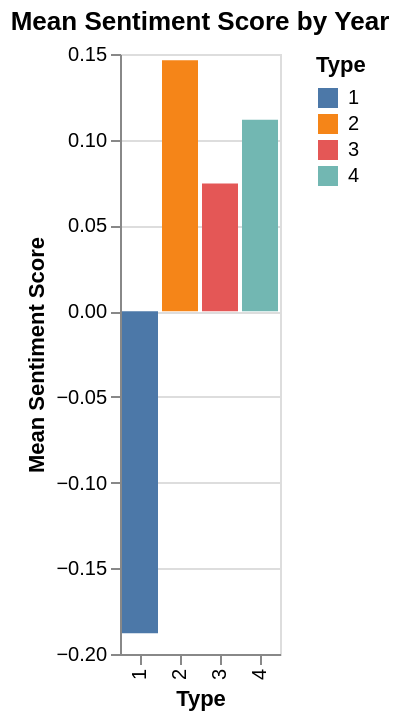

The notebook cell saved with this chart:
### Code cell
import altair as alt

# Prepare data for mean sentiment score by year
dfg_year = df_output.groupby('Class Index')['sentiment_score'].mean().reset_index()
dfg_year['Class Index'] = dfg_year['Class Index'].astype(str).str.replace(r'\.0$', '', regex=True)

# Create the Altair bar chart for Sentiment Score by Year
chart_year = alt.Chart(dfg_year).mark_bar().encode(
    x=alt.X('Class Index:N', title='Type'), # Use :N for nominal (categorical) data
    y=alt.Y('sentiment_score:Q', title='Mean Sentiment Score'),
    color=alt.Color('Class Index:N', legend=alt.Legend(title="Type")),
    tooltip=['Class Index', 'sentiment_score']
).properties(
    title='Mean Sentiment Score by Year'
).interactive()

chart_year

### Figure 1 — Vega-Lite specification as saved in the notebook (floating-point values rounded to 4 significant figures)
{"config": {"view": {"continuousWidth": 300, "continuousHeight": 300}}, "data": {"name": "data-dad3981e4edbd4457d2d6345e1588c88"}, "mark": {"type": "bar"}, "encoding": {"color": {"field": "Class Index", "legend": {"title": "Type"}, "type": "nominal"}, "tooltip": [{"field": "Class Index", "type": "nominal"}, {"field": "sentiment_score", "type": "quantitative"}], "x": {"field": "Class Index", "title": "Type", "type": "nominal"}, "y": {"field": "sentiment_score", "title": "Mean Sentiment Score", "type": "quantitative"}}, "params": [{"name": "param_1", "select": {"type": "interval", "encodings": ["x", "y"]}, "bind": "scales"}], "title": "Mean Sentiment Score by Year", "$schema": "https://vega.github.io/schema/vega-lite/v5.20.1.json", "datasets": {"data-dad3981e4edbd4457d2d6345e1588c88": [{"Class Index": "1", "sentiment_score": -0.188}, {"Class Index": "2", "sentiment_score": 0.1464}, {"Class Index": "3", "sentiment_score": 0.07445}, {"Class Index": "4", "sentiment_score": 0.1117}]}}
